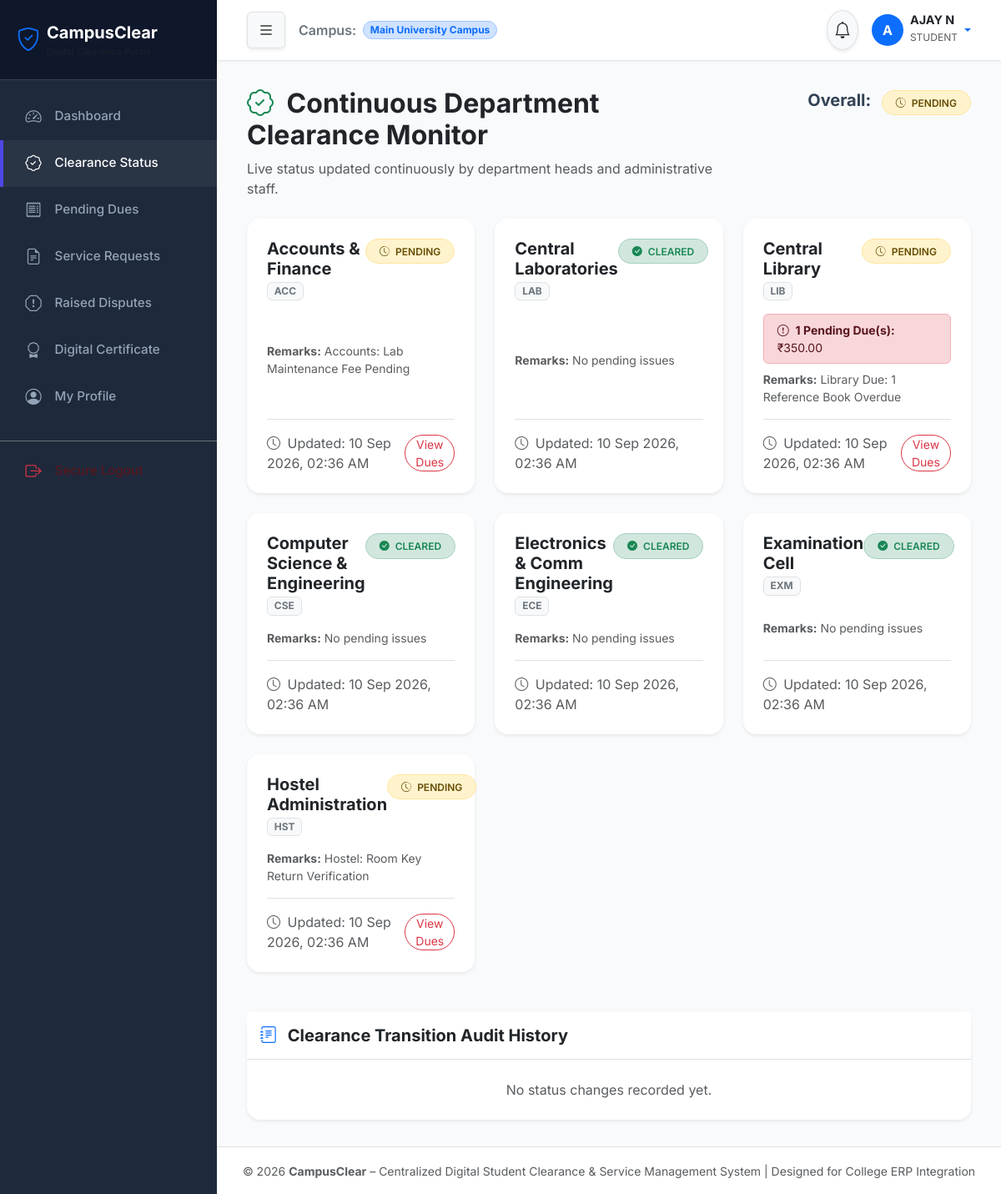
The page /student/clearance_status.php (signed in) on the database its author committed.
### tables this page shows
CREATE TABLE `clearance_status` (
  `id` int(11) NOT NULL AUTO_INCREMENT,
  `student_id` int(11) NOT NULL,
  `department_id` int(11) NOT NULL,
  `status` enum('cleared','pending','blocked') DEFAULT 'cleared',
  `remarks` text DEFAULT NULL,
  `last_updated_by` int(11) DEFAULT NULL,
  `updated_at` timestamp NOT NULL DEFAULT current_timestamp() ON UPDATE current_timestamp(),
  PRIMARY KEY (`id`),
  UNIQUE KEY `unique_student_dept` (`student_id`,`department_id`),
  KEY `department_id` (`department_id`),
  KEY `last_updated_by` (`last_updated_by`),
  CONSTRAINT `clearance_status_ibfk_1` FOREIGN KEY (`student_id`) REFERENCES `students` (`id`) ON DELETE CASCADE,
  CONSTRAINT `clearance_status_ibfk_2` FOREIGN KEY (`department_id`) REFERENCES `departments` (`id`),
  CONSTRAINT `clearance_status_ibfk_3` FOREIGN KEY (`last_updated_by`) REFERENCES `users` (`id`) ON DELETE SET NULL
);

### includes/clearance_engine.php (called while the page is built, shortened)
<?php
function get_student_clearance_summary($student_id) {
    $pdo = db();
    $dept_stmt = $pdo->prepare("SELECT id, name, code FROM departments WHERE is_active = 1 ORDER BY name ASC");
    $dept_stmt->execute();
    $departments = $dept_stmt->fetchAll();
    $status_stmt = $pdo->prepare("
        SELECT department_id, status, remarks, updated_at
        FROM clearance_status
        WHERE student_id = :student_id
    ");
    $status_stmt->execute([':student_id' => $student_id]);
    $status_rows = $status_stmt->fetchAll();
    $status_map = [];
    foreach ($status_rows as $row) {
        $status_map[$row['department_id']] = $row;
    }
    $dues_stmt = $pdo->prepare("
        SELECT department_id, COUNT(*) as pending_dues_count, SUM(amount) as total_due_amount
        FROM dues
        WHERE student_id = :student_id AND status = 'pending'
        GROUP BY department_id
    ");
    $dues_stmt->execute([':student_id' => $student_id]);
    $dues_rows = $dues_stmt->fetchAll();
    $dues_map = [];
    foreach ($dues_rows as $row) {
        $dues_map[$row['department_id']] = $row;
    }
    $department_details = [];
    $pending_count = 0;
    $cleared_count = 0;
    $pending_departments = [];
    foreach ($departments as $dept) {
        $dept_id = $dept['id'];
        $explicit_status = $status_map[$dept_id]['status'] ?? 'cleared';
        $remarks = $status_map[$dept_id]['remarks'] ?? 'No pending issues';
        $last_updated = $status_map[$dept_id]['updated_at'] ?? null;
        $pending_dues_count = (int)($dues_map[$dept_id]['pending_dues_count'] ?? 0);
        $total_due_amount = (float)($dues_map[$dept_id]['total_due_amount'] ?? 0.00);
        $effective_status = 'cleared';
        if ($pending_dues_count > 0 || in_array($explicit_status, ['pending', 'blocked'])) {
            $effective_status = 'pending';
            $pending_count++;
            $reason = [];
            if ($pending_dues_count > 0) {
                $reason[] = "{$pending_dues_count} pending due(s) (Total: ₹" . number_format($total_due_amount, 2) . ")";
            }
            if (!empty($remarks) && $remarks !== 'No pending issues') {
                $reason[] = $remarks;
            }
            $pending_departments[] = [
                'department_id' => $dept_id,
                'name' => $dept['name'],
                'code' => $dept['code'],
                'reason' => implode(' | ', $reason)
            ];
        } else {
            $cleared_count++;
        }
        $department_details[] = [
            'department_id' => $dept_id,
            'name' => $dept['name'],
            'code' => $dept['code'],
            'explicit_status' => $explicit_status,
            'effective_status' => $effective_status,
            'pending_dues_count' => $pending_dues_count,
            'total_due_amount' => $total_due_amount,
            'remarks' => $remarks,
            'last_updated' => $last_updated
        ];
    }
    $overall_status = ($pending_count === 0) ? 'CLEARED' : 'PENDING';
    return [
        'student_id' => $student_id,
        'overall_status' => $overall_status,
        'is_cleared' => ($overall_status === 'CLEARED'),
        'total_departments' => count($departments),
        'cleared_count' => $cleared_count,
        'pending_count' => $pending_count,
        'pending_departments' => $pending_departments,
        'department_details' => $department_details
    ];
}

### student/clearance_status.php (the view, shortened to what this page needs)
<?php
require_once __DIR__ . '/../includes/header.php';
require_once __DIR__ . '/../includes/sidebar.php';
require_once __DIR__ . '/../includes/navbar.php';
require_once __DIR__ . '/../includes/clearance_engine.php';
$student_id = $_SESSION['student_id'];
$pdo = db();
$clearance = get_student_clearance_summary($student_id);
$hist_stmt = $pdo->prepare("
    SELECT ch.*, d.name as department_name, u.username as updated_by_name
    FROM clearance_history ch
    JOIN departments d ON ch.department_id = d.id
    JOIN users u ON ch.updated_by_user_id = u.id
    WHERE ch.student_id = :sid
    ORDER BY ch.created_at DESC LIMIT 20
");
$hist_stmt->execute([':sid' => $student_id]);
$history_logs = $hist_stmt->fetchAll();
?>
<div class="container-fluid">
    <div class="row mb-4">
        <div class="col-md-8">
            <h2 class="fw-bold text-dark"><i class="bi bi-patch-check me-2 text-success"></i> Continuous Department Clearance Monitor</h2>
            <p class="text-muted mb-0">Live status updated continuously by department heads and administrative staff.</p>
        </div>
        <div class="col-md-4 text-md-end mt-3 mt-md-0">
            <span class="fs-5 fw-bold me-2">Overall:</span>
            <?= get_status_badge($clearance['overall_status']) ?>
        </div>
    </div>
    <div class="row g-4 mb-5">
        <?php foreach ($clearance['department_details'] as $dept): ?>
            <div class="col-md-6 col-xl-4">
                <div class="card card-glass h-100 border-0 shadow-sm">
                    <div class="card-body p-4 d-flex flex-column">
                        <div class="d-flex justify-content-between align-items-start mb-3">
                            <div>
                                <h5 class="fw-bold mb-0 text-dark"><?= sanitize($dept['name']) ?></h5>
                                <span class="badge bg-light text-secondary border mt-1"><?= sanitize($dept['code']) ?></span>
                            </div>
                            <div><?= get_status_badge($dept['effective_status']) ?></div>
                        </div>
                        <div class="my-auto">
                            <?php if ($dept['pending_dues_count'] > 0): ?>
                                <div class="alert alert-danger py-2 px-3 mb-2 small">
                                    <i class="bi bi-exclamation-circle me-1"></i> <strong><?= $dept['pending_dues_count'] ?> Pending Due(s):</strong> <?= format_currency($dept['total_due_amount']) ?>
                                </div>
                            <?php endif; ?>
                            <p class="small text-muted mb-0">
                                <strong>Remarks:</strong> <?= sanitize($dept['remarks']) ?>
                            </p>
                        </div>
                        <div class="border-top pt-3 mt-3 d-flex justify-content-between align-items-center text-muted text-xs">
                            <span><i class="bi bi-clock me-1"></i> Updated: <?= format_date($dept['last_updated']) ?></span>
                            <?php if ($dept['effective_status'] === 'pending'): ?>
                                <a href="<?= BASE_URL ?>/student/dues.php" class="btn btn-sm btn-outline-danger py-0 px-2 rounded-pill">View Dues</a>
                            <?php endif; ?>
                        </div>
                    </div>
                </div>
            </div>
        <?php endforeach; ?>
    </div>
    <div class="row">
        <div class="col-12">
            <div class="card card-glass border-0 shadow-sm">
                <div class="card-header bg-white py-3 border-bottom">
                    <h5 class="fw-bold mb-0 text-dark"><i class="bi bi-journal-text me-2 text-primary"></i> Clearance Transition Audit History</h5>
                </div>
                <div class="card-body p-0">
                    <?php if (empty($history_logs)): ?>
                        <div class="text-center py-4 text-muted">
                            <p class="mb-0">No status changes recorded yet.</p>
                        </div>
                    <?php endif; ?>
                </div>
            </div>
        </div>
    </div>
</div>
<?php require_once __DIR__ . '/../includes/footer.php'; ?>

### includes/functions.php (shortened to what this page needs)
<?php
function sanitize($data) {
    return htmlspecialchars(trim((string)$data), ENT_QUOTES, 'UTF-8');
}
function format_currency($amount) {
    return '₹' . number_format((float)$amount, 2);
}
function format_date($date_string) {
    return date('d M Y, h:i A', strtotime($date_string));
}
function get_status_badge($status) {
    $status_clean = strtolower(trim((string)$status));
    switch ($status_clean) {
        case 'cleared':
        case 'approved':
        case 'resolved':
        case 'active':
            return '<span class="badge bg-success-subtle text-success px-3 py-2 border border-success-subtle rounded-pill fw-semibold"><i class="bi bi-check-circle-fill me-1"></i> ' . strtoupper($status) . '</span>';
        case 'pending':
        case 'submitted':
        case 'in_progress':
        case 'open':
        case 'under_review':
            return '<span class="badge bg-warning-subtle text-warning-emphasis px-3 py-2 border border-warning-subtle rounded-pill fw-semibold"><i class="bi bi-clock-history me-1"></i> ' . strtoupper(str_replace('_', ' ', $status)) . '</span>';
    }
}

### assets/css/style.css (style rules this page uses)
:root { --primary-color: #4f46e5; --primary-hover: #4338ca; --secondary-color: #0ea5e9; --dark-bg: #0f172a; --sidebar-bg: #1e293b; --card-bg: #ffffff; --text-main: #334155; --text-muted: #64748b; --border-color: #e2e8f0; --success-bg: #dcfce7; --success-text: #15803d; --warning-bg: #fef9c3; --warning-text: #a16207; --danger-bg: #ffe4e6; --danger-text: #be123c; --shadow-sm: 0 1px 3px rgba(0,0,0,0.05); --shadow-md: 0 4px 6px -1px rgba(0,0,0,0.07), 0 2px 4px -1px rgba(0,0,0,0.04); --shadow-lg: 0 10px 25px -5px rgba(0,0,0,0.08), 0 8px 10px -6px rgba(0,0,0,0.03); }
body { font-family: 'Inter', system-ui, -apple-system, sans-serif; background-color: #f8fafc; color: var(--text-main); min-height: 100vh; display: flex; flex-direction: column; }
.card-glass { background: rgba(255, 255, 255, 0.95); backdrop-filter: blur(10px); border: 1px solid rgba(226, 232, 240, 0.8); border-radius: 1rem; box-shadow: var(--shadow-md); transition: transform 0.2s ease, box-shadow 0.2s ease; }

### rows shown on the page
clearance_status: name "Accounts & Finance", code "ACC", status "PENDING", remarks "Accounts: Lab Maintenance Fee Pending", updated_at "10 Sep 2026, 02:36 AM"
clearance_status: name "Central Laboratories", code "LAB", status "CLEARED", remarks "No pending issues", updated_at "10 Sep 2026, 02:36 AM"
clearance_status: name "Central Library", code "LIB", status "PENDING", department "1", total_due_amount "₹350.00", remarks "Library Due: 1 Reference Book Overdue", updated_at "10 Sep 2026, 02:36 AM"
clearance_status: name "Computer Science & Engineering", code "CSE", status "CLEARED", remarks "No pending issues", updated_at "10 Sep 2026, 02:36 AM"
clearance_status: name "Electronics & Comm Engineering", code "ECE", status "CLEARED", remarks "No pending issues", updated_at "10 Sep 2026, 02:36 AM"
clearance_status: name "Examination Cell", code "EXM", status "CLEARED", remarks "No pending issues", updated_at "10 Sep 2026, 02:36 AM"
clearance_status: name "Hostel Administration", code "HST", status "PENDING", remarks "Hostel: Room Key Return Verification", updated_at "10 Sep 2026, 02:36 AM"

### other values the page prints
APP_NAME "CampusClear"
substr($user['full_name'], 0, 1) "A"
$user['full_name'] "AJAY N"
$user['role'] "STUDENT"
str_replace('_', ' ', $status) "PENDING"
APP_TAGLINE "Centralized Digital Student Clearance & Service Management System"
